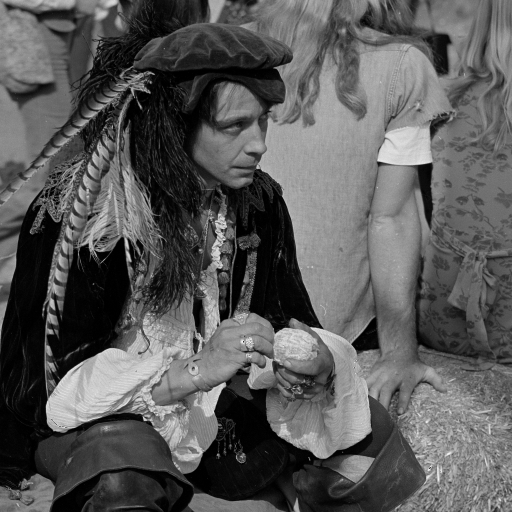
%> input picture objects4display/2D_planes/pirate.tiff, 1024 x 1024 px (shown at 1/2 size)
$ octave wirtinger_slm.m   (GNU Octave 9; MATLAB toolbox functions it lacks are replaced by stand-ins)
%> lines starting %> are read from the running program, lines starting %| are printed output that depends on the picture; long printed decimals are rounded
### critical_functions/image_manipulation/crop.m
function output = crop(input,N,M)
%scale array "input" to size (N,M)

dim = size(input);
diff = [dim(1)-N,dim(2)-M];
offset = floor(diff/2);

output = zeros([N,M,size(input,3)]);

if dim(2)==M && dim(1)==N
    output = input;
else
    if dim(2)<M
        if dim(1)<N
            output(-offset(1)+1:-offset(1)+dim(1),-offset(2)+1:-offset(2)+dim(2),:) = input;
        else
            output(:,-offset(2)+1:-offset(2)+dim(2),:) = input(offset(1)+1:offset(1)+N,:,:);
        end
    else
        if dim(1)<N
            output(-offset(1)+1:-offset(1)+dim(1),:,:) = input(:,offset(2)+1:offset(2)+M,:);
        else
            output = input(offset(1)+1:offset(1)+N,offset(2)+1:offset(2)+M,:);
        end
    end
end

end

### critical_functions/image_manipulation/scaleValues.m
function output = scaleValues(img,minv,maxv)
%scale values of array "img" to interval [minv,maxv]
if isreal(img)
    mini = min(img(:));
    maxi = max(img(:));
    output = (img-mini)/(maxi-mini) *(maxv-minv) +minv;
else
    amp = abs(img);
    mini = min(amp(:));
    maxi = max(amp(:));
    output = ((amp-mini)/(maxi-mini) *(maxv-minv) +minv) .* exp(1i*angle(img));
end
if mini==maxi
    warning('scaleValues: all values are equal!')
    output = maxv*complex(ones(size(img)));
end
end

### propagation/angular_spectrum.m
function E = angular_spectrum(U,zSlices,Dn,Dm,lambda,zeropad)
%propagate wavefield as angular spectrum in fourier space (Methode 5)
%input wavefield U consists of multiple planes with height/width/plane_nr of [N0,M0,nSlices].
%it is propagated by distances defined in zSLices to a SLM with pixel pitch
%(Dm,Dn) with ligth of wavelength lambda and returned as wavefield E.
%additionally zeropadding and antialiasing can be applied by setting the corresponding variable true.

%save size to crop output later
[N0,M0,~] = size(U);

%zeropad
wsize = [size(U,1),size(U,2),size(U,3)];
pad = (2.^(ceil(log2(wsize(1:2)))+zeropad) - wsize(1:2))./2;
U = cat(1,zeros(ceil(pad(1)),wsize(2),wsize(3)),U,zeros(floor(pad(1)),wsize(2),wsize(3)));
U = cat(2,zeros(size(U,1),ceil(pad(2)),wsize(3)),U,zeros(size(U,1),floor(pad(2)),wsize(3)));
[N,M,nSlices] = size(U);

%compute impulse response
[yy,xx] = ndgrid(-N/2:N/2-1,-M/2:M/2-1); %discrete: k,l,m,n
dfx = 1/(M*Dm); dfy = 1/(N*Dn); %frequency steps = 1/SLM_width
freq2 = xx.^2*dfx^2 + yy.^2*dfy^2; %frequencies squared
mask = freq2<1/lambda^2; %mask for evanescent waves
k = sqrt( 1 - freq2*lambda^2.*mask );
%%%k = ( 1 - freq2*lambda^2/2.*mask ); %simplified sqrt
clear mask; clear freq2;

%propagate
E = zeros(N,M);
for iSlice = 1:nSlices
    fprintf('slice %i \n',iSlice);
    z = -zSlices(iSlice);
    ft_spherical = exp(1i*2*pi/lambda*z*k);
    E = E + fftshift(ifft2( (fft2(fftshift( U(:,:,iSlice) ))) .* fftshift(ft_spherical) ));
end

%crop & scale
E = crop(E,N0,M0);
%%%E = scaleValues(E,0,1);

end

### slm_phase/SLMphasetiling.m
function [phase_tiled] = SLMphasetiling(phi,NpixelX,NpixelY,subsample)
%tile wavefield for SLM (piston term)
%with subsample the resulting wavefield is downsized by this factor

if nargin < 4
	subsample = 1;
end

if NpixelX==1 && NpixelY==1 && subsample==1
    phase_tiled = phi;
    return;
end

if (subsample>NpixelX) | (subsample>NpixelY)
    error('cannot subsample by more then then the number of samples per Pixel');
end

%reduce size to multiples of PixPerMirror
[N0,M0,~] = size(phi);
NmirrorX = floor(M0/(NpixelX));
NmirrorY = floor(N0/(NpixelY));
phi = crop(phi ,NmirrorY*(NpixelY),NmirrorX*(NpixelX));

% average phase
phi_tiled = reshape(mean(mean(reshape( phi ,(NpixelY),NmirrorY,(NpixelX),NmirrorX),3),1),NmirrorY,NmirrorX);
clear E;

%%% compression bottleneck here

% expand amplitude/phase array size
M0 = round(M0/subsample); N0 = round(N0/subsample);
NpixelX = round(NpixelX/subsample); NpixelY = round(NpixelY/subsample); %upsampling with 1/subsample
phase_tiled = zeros(NmirrorY*NpixelY,NmirrorX*NpixelX);
for m=1:NpixelX
    for n=1:NpixelY
        phase_tiled(n:NpixelY:end,m:NpixelX:end)=phi_tiled;
    end
end

%adjust size
phase_tiled = crop(phase_tiled,N0,M0);

end

### critical_functions/data_manipulation/sq2.m
function [x] = sq2(x)
%returns |x|^2 with efficient computation
if isreal(x)
    x = x.*x;
else
    x = real(x).^2+imag(x).^2;
end
end

### critical_functions/data_manipulation/nosign.m
function [x] = nosign(x)
%returns absolute value (without sign)
if isreal(x)
    x = sign(x).*x;
else
    x = abs(x);
end
end

### iterative rendering/wirtinger_slm.m
close all; clear; clc;
random_seed = 0;
rng(random_seed);

%% setup
%all units are in mm
%matricies are structured as: (y/N/Dn,x/M/Dm,z), where y/N/Dn=vertial and x/M/Dm=horizontal direction
M = 2048; %rendered window x resolution
N = 2048; %rendered window y resolution
Mslm = 1920; Nslm = 1080; %slm resolution
Dm = 0.008; %SLM x pixel pitch = hologram pixel pitch (except for fresnel propagation)
Dn = 0.008; %SLM y pixel pitch = hologram pixel pitch (except for fresnel propagation)
NpixelX = 4; NpixelY = 4;
lambda = 0.000638; %wavelength
z = 100; %plane distances to SLM (negative = virtual)

%% image
% image is alsways first downsampled to M0xN0 and upsampled later to MxN to keep resolution comparable and smooth it in case of upsampling
% object_amplitude=double(imread('2butterfly4096.jpg')); imgname='Butterfly';
% object_amplitude=double(sum(imread('USAF-1951_cutout.png'),3)); object_amplitude=scaleValues(-object_amplitude,0,1); imgname='USAF_1961';
object_amplitude=double(imread('pirate.tiff')); object_amplitude=crop(object_amplitude,N,M); imgname='PirateMen';
%> in crop, `output(-offset(1)+1:-offset(1)+dim(1),-offset(2)+1:-offset(2)+dim(2),:..`:
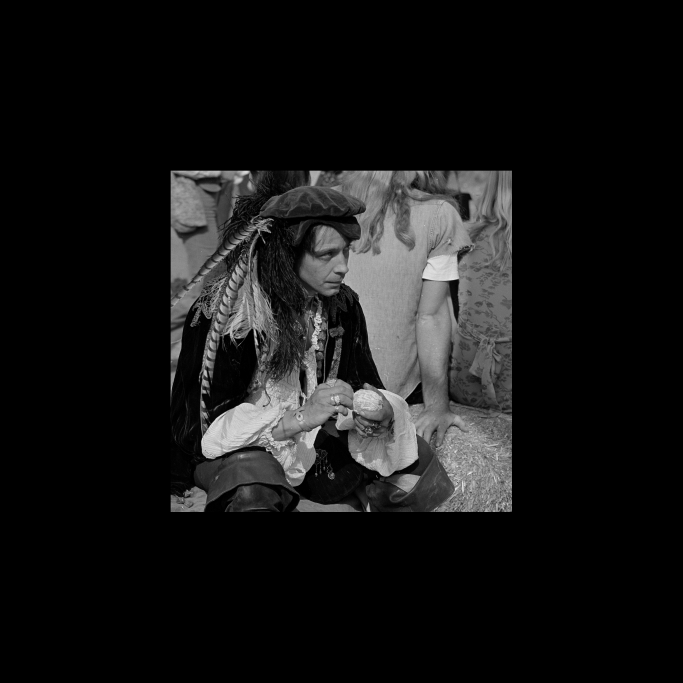
%> output: size 2048x2048 double (shown at 1/3 size); min 0, max 255, mean 22.3
[Nimg,Mimg]=size(object_amplitude); object_amplitude = flipud(crop(scaleValues(imresize(object_amplitude,M/Mimg),0,1),N,M));
%> after `[Nimg,Mimg]=size(object_amplitude)`: Nimg = 2048; Mimg = 2048
%> in scaleValues, `mini = min(img(:));`: mini = 0
%> in scaleValues, `maxi = max(img(:));`: maxi = 255
%%% add sizebar
% [4 lines of commented-out code are left out]
object_amplitude = crop(crop(object_amplitude,Nslm,Mslm),N,M); %set outside of SLM to zero
%> call 3 of crop, with N = 1080, M = 1920
%> in crop (call 3), `output = input(offset(1)+1:offset(1)+N,offset(2)+1:offset(2)+M,:);`:
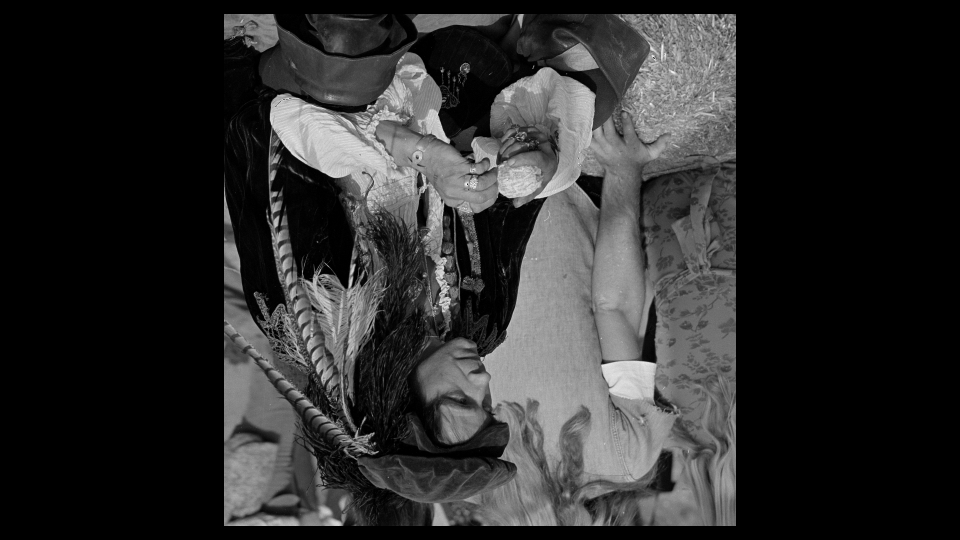
%> output: size 1080x1920 double (shown at 1/2 size); min 0, max 1, mean 0.177
object_amplitude = sqrt(object_amplitude);
zeropad = true; antialias = true;

%% setup
initial_phase = exp(1i*2*pi*imresize(rand(N/2,M/2),2));
EO = object_amplitude.*initial_phase;
ED = angular_spectrum(EO,-z,Dm,Dn,lambda,true); %initial phase at object, discard amplitude
phi = angle(ED);
phi = SLMphasetiling( crop( phi ,Nslm,Mslm) ,NpixelX,NpixelY); % tiling & set outside of SLM to zero
%> after the loop in SLMphasetiling, `for m=1:NpixelX`:
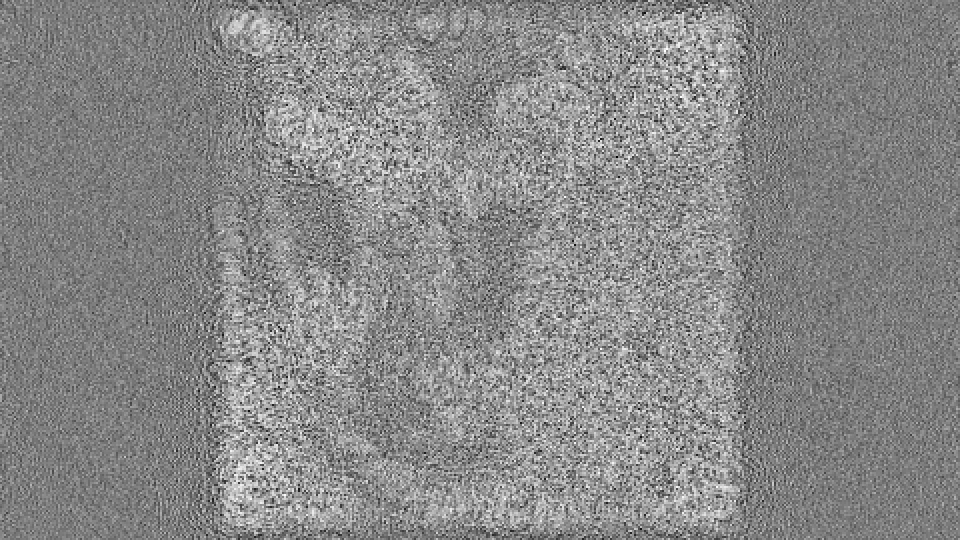
%> phase_tiled: size 1080x1920 double (shown at 1/2 size); min -2.56, max 2.68, mean 0.246; drawn with min black and max white
% phi = crop( phi ,Nslm,Mslm); % set outside of SLM to zero

%% optimization
ED = crop( exp(1i*phi) ,N,M);
EO = angular_spectrum(ED,z,Dm,Dn,lambda,true); %resulting wavefield at object
EO = EO/max(abs(EO(:)));
% EO = EO/mean(abs(EO(:)));

error = sq2(EO)-sq2(object_amplitude);
%> in sq2, `x = real(x).^2+imag(x).^2;`:
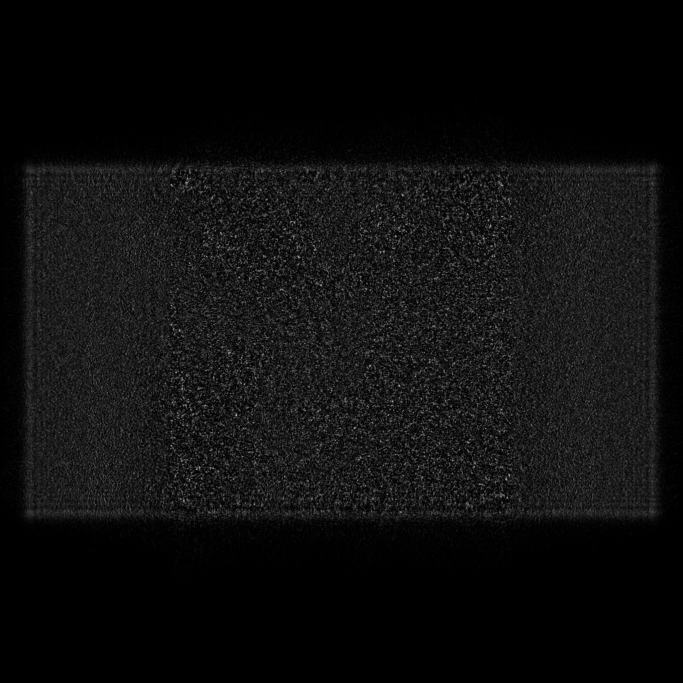
%> x: size 2048x2048 double (shown at 1/3 size); min 9.38e-11, max 1, mean 0.0581
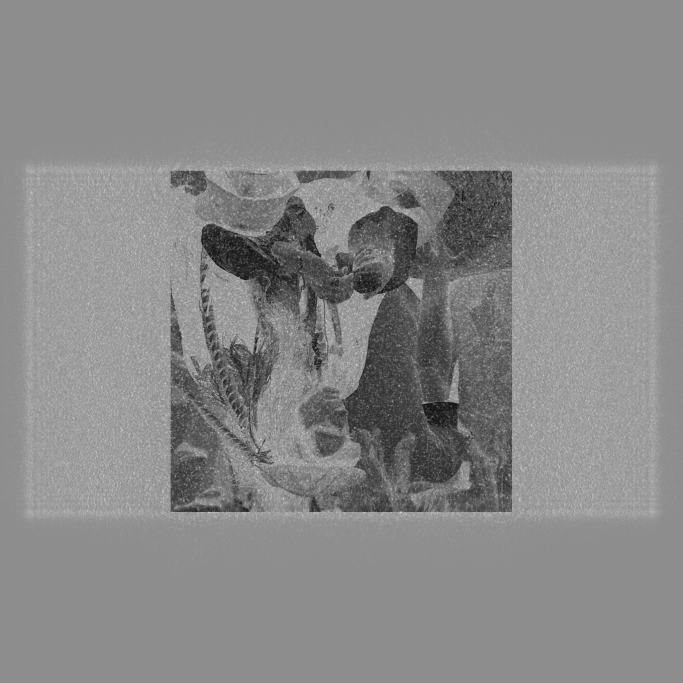
%> error: size 2048x2048 double (shown at 1/3 size); min -0.964, max 0.773, mean -0.0292; drawn with min black and max white
NUMerror = sum(nosign(error(:)))/numel(error);
%> NUMerror = 0.0989
fprintf('iter %i - error %0.5f \n',0,NUMerror);
%| iter 0 - error 0.0989
best_error = NUMerror;
%> best_error = 0.0989
best_ED = ED;

aa = 1; %initial step
for iter=1:100
%     grad = real( -1i.* crop( exp(-1i*phi) ,N,M) .* angular_spectrum(4*EO.*error,-z,Dm,Dn,lambda,true) ); %backpropagation
    grad = real( -1i.* conj(ED) .* angular_spectrum(4*EO.*error,-z,Dm,Dn,lambda,true) ); %backpropagation
    grad = crop( grad ,Nslm,Mslm); %set outside of SLM to zero
    phi = phi - aa*grad;
    phi = SLMphasetiling( crop( phi ,Nslm,Mslm) ,NpixelX,NpixelY); % tiling & set outside of SLM to zero
%     phi = crop( phi ,Nslm,Mslm); % tiling & set outside of SLM to zero
    aa = aa*0.99;
    ED = crop( exp(1i*phi) ,N,M);
%> (the run ends here)
